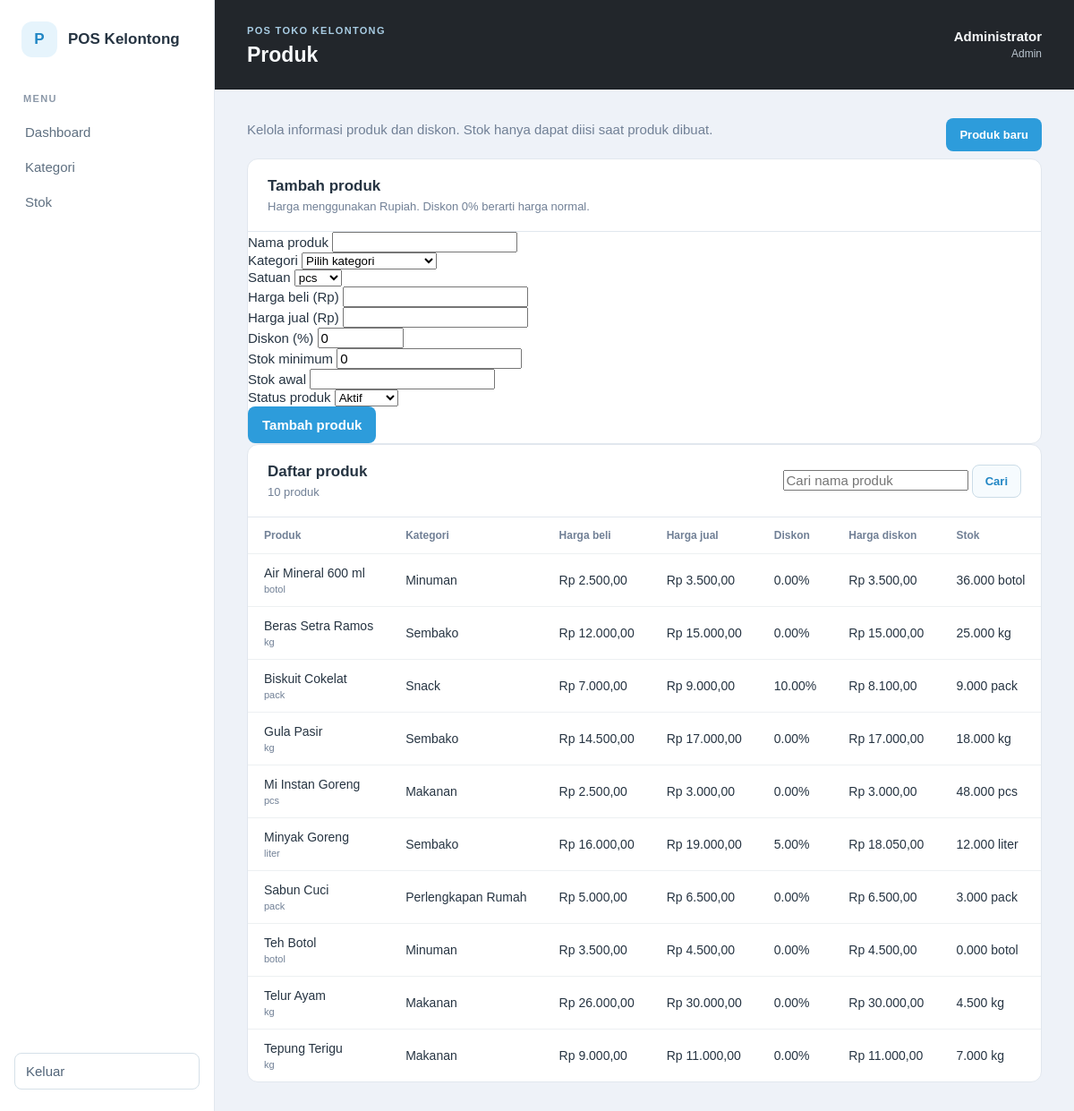
/admin/products.php (signed in), run on the app's committed database.
### tables this page shows
CREATE TABLE users (
        id BIGINT UNSIGNED NOT NULL AUTO_INCREMENT,
        full_name VARCHAR(100) NOT NULL,
        username VARCHAR(50) NOT NULL,
        password_hash VARCHAR(255) NOT NULL,
        role ENUM('admin', 'cashier', 'supplier') NOT NULL,
        status ENUM('active', 'inactive') NOT NULL DEFAULT 'active',
        created_at DATETIME NOT NULL DEFAULT CURRENT_TIMESTAMP,
        updated_at DATETIME NOT NULL DEFAULT CURRENT_TIMESTAMP ON UPDATE CURRENT_TIMESTAMP,
        PRIMARY KEY (id),
        UNIQUE KEY uq_users_username (username),
        KEY idx_users_role_status (role, status)
    );

CREATE TABLE products (
        id BIGINT UNSIGNED NOT NULL AUTO_INCREMENT,
        category_id BIGINT UNSIGNED NOT NULL,
        name VARCHAR(120) NOT NULL,
        purchase_price DECIMAL(12,2) NOT NULL DEFAULT 0.00,
        selling_price DECIMAL(12,2) NOT NULL,
        discount_percent DECIMAL(5,2) NOT NULL DEFAULT 0.00,
        stock DECIMAL(12,3) NOT NULL DEFAULT 0.000,
        minimum_stock DECIMAL(12,3) NOT NULL DEFAULT 0.000,
        unit VARCHAR(20) NOT NULL,
        status ENUM('active', 'inactive') NOT NULL DEFAULT 'active',
        created_at DATETIME NOT NULL DEFAULT CURRENT_TIMESTAMP,
        updated_at DATETIME NOT NULL DEFAULT CURRENT_TIMESTAMP ON UPDATE CURRENT_TIMESTAMP,
        PRIMARY KEY (id),
        KEY idx_products_category_status (category_id, status),
        KEY idx_products_name (name),
        KEY idx_products_stock_status (status, stock, minimum_stock),
        CONSTRAINT chk_products_purchase_price CHECK (purchase_price >= 0),
        CONSTRAINT chk_products_selling_price CHECK (selling_price >= 0),
        CONSTRAINT chk_products_discount CHECK (discount_percent >= 0 AND discount_percent <= 100),
        CONSTRAINT chk_products_stock CHECK (stock >= 0),
        CONSTRAINT chk_products_minimum_stock CHECK (minimum_stock >= 0),
        CONSTRAINT fk_products_category
            FOREIGN KEY (category_id) REFERENCES categories (id)
            ON UPDATE CASCADE ON DELETE RESTRICT
    );

CREATE TABLE categories (
        id BIGINT UNSIGNED NOT NULL AUTO_INCREMENT,
        name VARCHAR(80) NOT NULL,
        created_at DATETIME NOT NULL DEFAULT CURRENT_TIMESTAMP,
        PRIMARY KEY (id),
        UNIQUE KEY uq_categories_name (name)
    );

### includes/functions.php (called while the page is built, shortened)
<?php
function escape_html(?string $value): string
{
    return htmlspecialchars($value ?? '', ENT_QUOTES | ENT_SUBSTITUTE, 'UTF-8');
}
function app_base_path(): string
{
    $scriptDirectory = str_replace('\\', '/', dirname($_SERVER['SCRIPT_NAME'] ?? '/'));
    $scriptDirectory = rtrim($scriptDirectory, '/');
    if (preg_match('~/(admin|cashier|supplier)$~', $scriptDirectory) === 1) {
        $scriptDirectory = rtrim(dirname($scriptDirectory), '/');
    }
    return $scriptDirectory === '' ? '' : $scriptDirectory;
}
function app_url(string $path = ''): string
{
    $basePath = app_base_path();
    $path = ltrim($path, '/');
    return ($basePath === '' ? '' : $basePath) . '/' . $path;
}

### includes/auth.php (called while the page is built, shortened)
<?php
function current_user(): ?array
{
    $user = $_SESSION['user'] ?? null;
    $validRoles = ['admin', 'cashier', 'supplier'];
    return $user;
}
function session_account_is_active(PDO $pdo, array $user): bool
{
    $statement = $pdo->prepare(
        'SELECT role, status FROM users WHERE id = :id LIMIT 1'
    );
    $statement->execute(['id' => $user['id']]);
    $account = $statement->fetch();
    return $account !== false
        && $account['status'] === 'active'
        && $account['role'] === $user['role'];
}
function require_login(): void
{
    $user = current_user();
    require_once __DIR__ . '/../config/database.php';
    try {
        $accountIsActive = session_account_is_active(database_connection(), $user);
    } catch (PDOException $exception) {
        error_log('Session account verification error: ' . $exception->getMessage());
        http_response_code(503);
        exit('Session tidak dapat diverifikasi saat ini. Silakan coba lagi nanti.');
    }
}
function require_role(string ...$allowedRoles): void
{
    require_login();
}

### config/database.php (called while the page is built, shortened)
<?php
function database_connection(): PDO
{
    static $pdo = null;
    if ($pdo instanceof PDO) {
        return $pdo;
    }
    $host = getenv('POS_DB_HOST') ?: '127.0.0.1';
    $database = getenv('POS_DB_NAME') ?: 'pos_kelontong';
    $username = getenv('POS_DB_USER') ?: 'dbadmin';
    $password = getenv('POS_DB_PASSWORD') ?: 'PasswordKuat123!';
    $dsn = "mysql:host={$host};dbname={$database};charset=utf8mb4";
    $pdo = new PDO($dsn, $username, $password, [
        PDO::ATTR_ERRMODE => PDO::ERRMODE_EXCEPTION,
        PDO::ATTR_DEFAULT_FETCH_MODE => PDO::FETCH_ASSOC,
        PDO::ATTR_EMULATE_PREPARES => false,
    ]);
    return $pdo;
}

### admin/products.php (the view, shortened to what this page needs)
<?php
require_once __DIR__ . '/../includes/functions.php';
require_once __DIR__ . '/../includes/auth.php';
require_role('admin');
require_once __DIR__ . '/../config/database.php';
function product_discounted_price(string $sellingPrice, string $discountPercent): string
{
    [$wholePrice, $fractionPrice] = array_pad(explode('.', $sellingPrice, 2), 2, '');
    [$wholeDiscount, $fractionDiscount] = array_pad(explode('.', $discountPercent, 2), 2, '');
    $priceCents = ((int) $wholePrice * 100) + (int) str_pad($fractionPrice, 2, '0');
    $discountBasisPoints = ((int) $wholeDiscount * 100) + (int) str_pad($fractionDiscount, 2, '0');
    $discountedCents = intdiv(($priceCents * (10000 - $discountBasisPoints)) + 5000, 10000);
    return intdiv($discountedCents, 100) . '.' . str_pad((string) ($discountedCents % 100), 2, '0', STR_PAD_LEFT);
}
$pdo = database_connection();
$allowedUnits = ['pcs', 'pack', 'box', 'botol', 'kg', 'gram', 'liter', 'ml', 'ikat'];
$editingProduct = null;
$search = '';
$formMode = 'create';
$formValues = [
    'name' => '',
    'category_id' => '',
    'purchase_price' => '',
    'selling_price' => '',
    'discount_percent' => '0',
    'stock' => '',
    'minimum_stock' => '0',
    'unit' => 'pcs',
    'status' => 'active',
];
$listError = '';
try {
    if ($search === '') {
        $products = $pdo->query(
            'SELECT p.id, p.name, p.category_id, c.name AS category_name,
                    p.purchase_price, p.selling_price, p.discount_percent, p.stock,
                    p.minimum_stock, p.unit, p.status
             FROM products AS p
             INNER JOIN categories AS c ON c.id = p.category_id
             ORDER BY p.name ASC'
        )->fetchAll();
    }
} catch (PDOException $exception) {
    error_log('Product list error: ' . $exception->getMessage());
    $products = [];
    $listError = 'Daftar produk tidak dapat dimuat saat ini.';
}
$pageTitle = 'Produk';
require __DIR__ . '/../includes/header.php';
?>
<div class="content-heading">
    <div><p class="page-intro">Kelola informasi produk dan diskon. Stok hanya dapat diisi saat produk dibuat.</p></div>
    <a class="button-link" href="<?= escape_html(app_url('admin/products.php')) ?>">Produk baru</a>
</div>
<section class="panel product-form-panel">
    <div class="panel-heading">
        <div>
            <h2><?= $formMode === 'update' && $editingProduct !== null ? 'Edit produk' : 'Tambah produk' ?></h2>
            <p>Harga menggunakan Rupiah. Diskon 0% berarti harga normal.</p>
        </div>
    </div>
    <form method="post" action="<?= escape_html(app_url('admin/products.php')) ?>" class="product-form">
        <div class="product-fields">
            <div class="form-field form-field-wide">
                <label for="product-name">Nama produk</label>
                <input id="product-name" name="name" type="text" maxlength="120" required value="<?= escape_html($formValues['name']) ?>">
            </div>
            <div class="form-field">
                <label for="category-id">Kategori</label>
                <select id="category-id" name="category_id" required>
                    <option value="">Pilih kategori</option>
                </select>
            </div>
            <div class="form-field">
                <label for="product-unit">Satuan</label>
                <select id="product-unit" name="unit" required>
                    <?php foreach ($allowedUnits as $unit): ?>
                        <option value="<?= escape_html($unit) ?>" <?= $formValues['unit'] === $unit ? 'selected' : '' ?>><?= escape_html($unit) ?></option>
                    <?php endforeach; ?>
                </select>
            </div>
            <div class="form-field">
                <label for="purchase-price">Harga beli (Rp)</label>
                <input id="purchase-price" name="purchase_price" type="number" min="0" step="0.01" required value="<?= escape_html($formValues['purchase_price']) ?>">
            </div>
            <div class="form-field">
                <label for="selling-price">Harga jual (Rp)</label>
                <input id="selling-price" name="selling_price" type="number" min="0" step="0.01" required value="<?= escape_html($formValues['selling_price']) ?>">
            </div>
            <div class="form-field">
                <label for="discount-percent">Diskon (%)</label>
                <input id="discount-percent" name="discount_percent" type="number" min="0" max="100" step="0.01" required value="<?= escape_html($formValues['discount_percent']) ?>">
            </div>
            <div class="form-field">
                <label for="minimum-stock">Stok minimum</label>
                <input id="minimum-stock" name="minimum_stock" type="number" min="0" step="0.001" required value="<?= escape_html($formValues['minimum_stock']) ?>">
            </div>
            <?php if ($formMode === 'create'): ?>
                <div class="form-field">
                    <label for="initial-stock">Stok awal</label>
                    <input id="initial-stock" name="stock" type="number" min="0" step="0.001" required value="<?= escape_html($formValues['stock']) ?>">
                </div>
            <?php endif; ?>
            <div class="form-field">
                <label for="product-status">Status produk</label>
                <select id="product-status" name="status" required>
                    <option value="active" <?= $formValues['status'] === 'active' ? 'selected' : '' ?>>Aktif</option>
                </select>
            </div>
        </div>
        <div class="form-actions">
            <button class="primary-button" type="submit"><?= $formMode === 'update' && $editingProduct !== null ? 'Simpan perubahan' : 'Tambah produk' ?></button>
        </div>
    </form>
</section>
<section class="panel product-list-panel">
    <div class="panel-heading product-list-heading">
        <div>
            <h2>Daftar produk</h2>
            <p><?= number_format(count($products)) ?> produk<?= $search !== '' ? ' ditemukan' : '' ?></p>
        </div>
        <form method="get" action="<?= escape_html(app_url('admin/products.php')) ?>" class="search-form">
            <input id="product-search" name="q" type="search" maxlength="120" placeholder="Cari nama produk" value="<?= escape_html($search) ?>">
            <button class="secondary-button" type="submit">Cari</button>
        </form>
    </div>
    <?php if ($listError !== ''): ?>
        <div class="empty-state"><p><?= escape_html($listError) ?></p></div>
    <?php else: ?>
        <div class="table-wrap">
            <table>
                <thead>
                <tr>
                    <th>Produk</th><th>Kategori</th><th>Harga beli</th><th>Harga jual</th>
                    <th>Diskon</th><th>Harga diskon</th><th>Stok</th><th>Minimum</th><th>Status</th><th class="actions-cell">Aksi</th>
                </tr>
                </thead>
                <tbody>
                <?php foreach ($products as $product): ?>
                    <tr>
                        <td><?= escape_html($product['name']) ?><span class="unit-note"><?= escape_html($product['unit']) ?></span></td>
                        <td><?= escape_html($product['category_name']) ?></td>
                        <td>Rp <?= number_format((float) $product['purchase_price'], 2, ',', '.') ?></td>
                        <td>Rp <?= number_format((float) $product['selling_price'], 2, ',', '.') ?></td>
                        <td><?= escape_html((string) $product['discount_percent']) ?>%</td>
                        <td>Rp <?= number_format((float) product_discounted_price((string) $product['selling_price'], (string) $product['discount_percent']), 2, ',', '.') ?></td>
                        <td><?= escape_html((string) $product['stock']) ?> <?= escape_html($product['unit']) ?></td>
                    </tr>
                <?php endforeach; ?>
                </tbody>
            </table>
        </div>
    <?php endif; ?>
</section>
<?php require __DIR__ . '/../includes/footer.php'; ?>

### includes/header.php (shortened to what this page needs)
<?php
$pageTitle = $pageTitle ?? 'POS Toko Kelontong';
$user = current_user();
?>
<!doctype html>
<html lang="id">
<head>
    <link rel="stylesheet" href="<?= escape_html(app_url('assets/css/style.css')) ?>">
</head>
<body>
<div class="app-shell">
    <?php require __DIR__ . '/sidebar.php'; ?>
    <main class="main-content">
        <header class="topbar">
            <div>
                <span class="eyebrow">POS TOKO KELONTONG</span>
                <h1><?= escape_html($pageTitle) ?></h1>
            </div>
            <?php if ($user !== null): ?>
                <div class="user-summary">
                    <span><?= escape_html($user['full_name']) ?></span>
                    <span class="role-label"><?= escape_html(ucfirst($user['role'])) ?></span>
                </div>
            <?php endif; ?>
        </header>
        <section class="page-content">

### data on the page
users: role "Admin"
products: discount_percent "0", minimum_stock "0", status "Aktif", name "Mi Instan Goreng", unit "pcs", category.name "Makanan", purchase_price "2.500,00", selling_price "3.000,00", discount_percent "0.00", selling_price+discount_percent "3.000,00", stock "48.000"
products: name "Air Mineral 600 ml", unit "botol", category.name "Minuman", purchase_price "2.500,00", selling_price "3.500,00", discount_percent "0.00", selling_price+discount_percent "3.500,00", stock "36.000"
products: name "Beras Setra Ramos", unit "kg", category.name "Sembako", purchase_price "12.000,00", selling_price "15.000,00", discount_percent "0.00", selling_price+discount_percent "15.000,00", stock "25.000"
products: name "Biskuit Cokelat", unit "pack", category.name "Snack", purchase_price "7.000,00", selling_price "9.000,00", discount_percent "10.00", selling_price+discount_percent "8.100,00", stock "9.000"
products: name "Gula Pasir", unit "kg", category.name "Sembako", purchase_price "14.500,00", selling_price "17.000,00", discount_percent "0.00", selling_price+discount_percent "17.000,00", stock "18.000"
products: name "Minyak Goreng", unit "liter", category.name "Sembako", purchase_price "16.000,00", selling_price "19.000,00", discount_percent "5.00", selling_price+discount_percent "18.050,00", stock "12.000"
products: name "Sabun Cuci", unit "pack", category.name "Perlengkapan Rumah", purchase_price "5.000,00", selling_price "6.500,00", discount_percent "0.00", selling_price+discount_percent "6.500,00", stock "3.000"
products: name "Teh Botol", unit "botol", category.name "Minuman", purchase_price "3.500,00", selling_price "4.500,00", discount_percent "0.00", selling_price+discount_percent "4.500,00", stock "0.000"
products: name "Telur Ayam", unit "kg", category.name "Makanan", purchase_price "26.000,00", selling_price "30.000,00", discount_percent "0.00", selling_price+discount_percent "30.000,00", stock "4.500"
products: name "Tepung Terigu", unit "kg", category.name "Makanan", purchase_price "9.000,00", selling_price "11.000,00", discount_percent "0.00", selling_price+discount_percent "11.000,00", stock "7.000"

### other printed values
escape_html($pageTitle) "Produk"
escape_html($user['full_name']) "Administrator"
count($products) "10"
form field unit "pcs"
